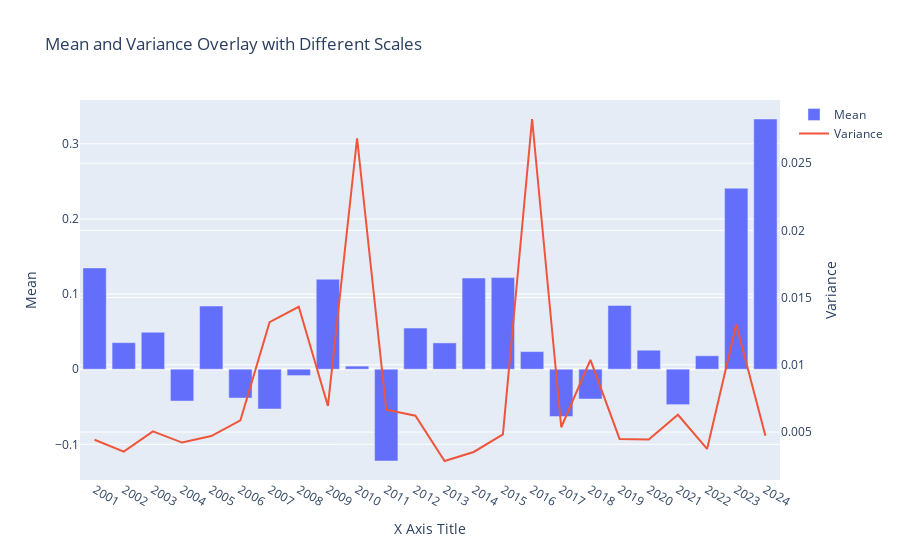

Source (notebook cell):
### Code cell
import pandas as pd
import plotly.graph_objects as go

# Assuming df_diff_rolling is your DataFrame
# Calculate mean and variance
mean_values = df_diff_rolling.mean(axis=1)
variance_values = df_diff_rolling.var(axis=1)

# Create bar plot for mean
fig = go.Figure()

# Add mean bar plot
fig.add_trace(go.Bar(
    x=mean_values.index,
    y=mean_values,
    name='Mean'
))

# Add variance line plot on a secondary y-axis
fig.add_trace(go.Scatter(
    x=variance_values.index,
    y=variance_values,
    mode='lines',
    name='Variance',
    yaxis='y2'  # Plot on secondary y-axis
))

# Update layout
fig.update_layout(
    title='Mean and Variance Overlay with Different Scales',
    xaxis_title='X Axis Title',
    yaxis_title='Mean',
    yaxis2=dict(
        title='Variance',
        overlaying='y',
        side='right'  # Position secondary y-axis on the right side
    )
)

# Show plot
fig.show()

### Figure 1 — Plotly figure (JSON) as saved in the notebook; plotly's stock layout.template omitted (floating-point values rounded to 4 significant figures)
{"data": [{"name": "Mean", "type": "bar", "x": ["2001", "2002", "2003", "2004", "2005", "2006", "2007", "2008", "2009", "2010", "2011", "2012", "2013", "2014", "2015", "2016", "2017", "2018", "2019", "2020", "2021", "2022", "2023", "2024"], "y": [0.1348, 0.03534, 0.04915, -0.04241, 0.08411, -0.03844, -0.05304, -0.008521, 0.1198, 0.00411, -0.1222, 0.05474, 0.03499, 0.1213, 0.1219, 0.02345, -0.0631, -0.0397, 0.08479, 0.02526, -0.04721, 0.01786, 0.2409, 0.333]}, {"mode": "lines", "name": "Variance", "type": "scatter", "x": ["2001", "2002", "2003", "2004", "2005", "2006", "2007", "2008", "2009", "2010", "2011", "2012", "2013", "2014", "2015", "2016", "2017", "2018", "2019", "2020", "2021", "2022", "2023", "2024"], "y": [0.004426, 0.003539, 0.005048, 0.004217, 0.004701, 0.005867, 0.01318, 0.01431, 0.006941, 0.02685, 0.006667, 0.006213, 0.002847, 0.003519, 0.004826, 0.02828, 0.005357, 0.01037, 0.004489, 0.004448, 0.006287, 0.003743, 0.013, 0.004721], "yaxis": "y2"}], "layout": {"title": {"text": "Mean and Variance Overlay with Different Scales"}, "xaxis": {"title": {"text": "X Axis Title"}}, "yaxis": {"title": {"text": "Mean"}}, "yaxis2": {"overlaying": "y", "side": "right", "title": {"text": "Variance"}}}}
